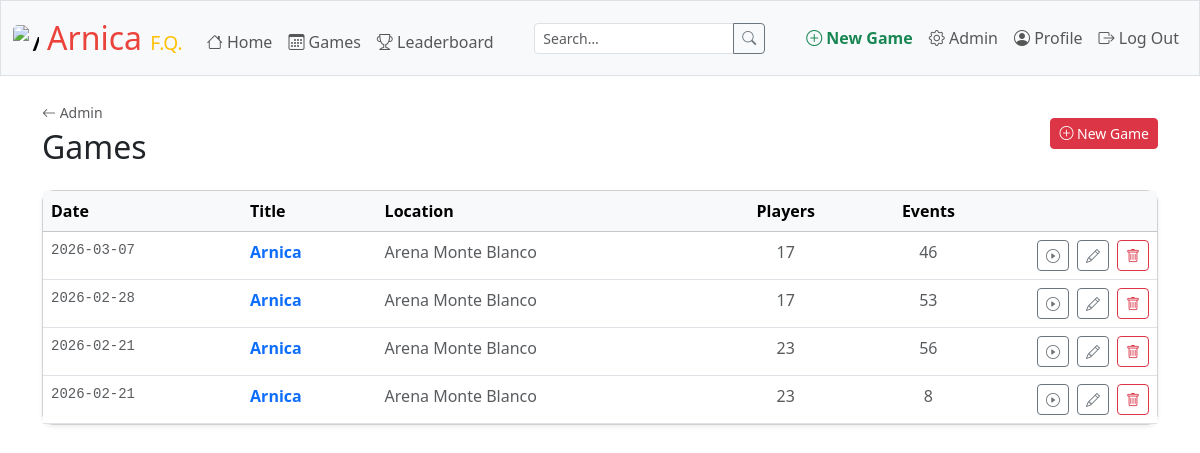
Screenshot of /admin/games (signed in) with the database file from the repository.
### tables this page shows
CREATE TABLE games (
    id          INTEGER PRIMARY KEY AUTOINCREMENT NOT NULL,
    title       TEXT NOT NULL,
    date        DATE NOT NULL,
    youtube_url TEXT,
    location_id INTEGER NOT NULL,
    video_start TEXT CHECK(video_start GLOB '[0-9][0-9]:[0-9][0-9]:[0-9][0-9]'),
    video_end   TEXT CHECK(video_end   GLOB '[0-9][0-9]:[0-9][0-9]:[0-9][0-9]'),
    FOREIGN KEY(location_id) REFERENCES locations(id) ON DELETE RESTRICT
);

### app.py (the view)
@app.route("/admin/games")
@login_required
@role_required("admin", "editor")
def admin_games():
    games = db.execute("""
        SELECT g.id, g.title, g.date, l.name AS location,
               COUNT(DISTINCT pr.person_id) AS player_count,
               COUNT(DISTINCT e.id) AS event_count
        FROM games g
        JOIN locations l ON l.id = g.location_id
        LEFT JOIN presences pr ON pr.game_id = g.id
        LEFT JOIN events e ON e.game_id = g.id
        GROUP BY g.id
        ORDER BY g.date DESC
    """)
    return render_template("admin/games.html", games=games)

### app.py (called while the page is built)
@app.after_request
def after_request(response):
    response.headers["Cache-Control"] = "no-cache, no-store, must-revalidate"
    response.headers["Expires"] = 0
    response.headers["Pragma"] = "no-cache"
    return response

### helpers.py (called while the page is built)
def login_required(f):
    @wraps(f)
    def decorated_function(*args, **kwargs):
        if session.get("user_id") is None:
            return redirect("/login")
        return f(*args, **kwargs)
    return decorated_function

def role_required(*roles):
    def decorator(f):
        @wraps(f)
        def decorated_function(*args, **kwargs):
            if session.get("role") not in roles:
                return apology("Access denied", 403)
            return f(*args, **kwargs)
        return decorated_function
    return decorator

### templates/admin/games.html (shortened to what this page needs)
{% extends "layout.html" %}
{% block main %}
<div class="d-flex justify-content-between align-items-center mb-4">
    <div>
        <a href="/admin" class="text-muted small text-decoration-none"><i class="bi bi-arrow-left"></i> Admin</a>
        <h2 class="mb-0 mt-1">Games</h2>
    </div>
    <a href="/games/register" class="btn btn-danger btn-sm">
        <i class="bi bi-plus-circle"></i> New Game
    </a>
</div>
<div class="card shadow-sm">
    <div class="table-responsive">
        <table class="table table-hover mb-0">
            <thead class="table-light">
                <tr>
                    <th>Date</th>
                    <th>Title</th>
                    <th>Location</th>
                    <th class="text-center">Players</th>
                    <th class="text-center">Events</th>
                    <th style="width:160px"></th>
                </tr>
            </thead>
            <tbody>
                {% for game in games %}
                    <tr>
                        <td class="text-muted small font-monospace">{{ game.date }}</td>
                        <td>
                            <a href="/games/{{ game.id }}" class="text-decoration-none fw-semibold">
                                {{ game.title }}
                            </a>
                        </td>
                        <td class="text-muted">{{ game.location }}</td>
                        <td class="text-center text-muted">{{ game.player_count }}</td>
                        <td class="text-center text-muted">{{ game.event_count }}</td>
                        <td>
                            <div class="d-flex gap-2 justify-content-end">
                                <a href="/games/{{ game.id }}/events"
                                   class="btn btn-sm btn-outline-secondary"
                                   title="Log events">
                                    <i class="bi bi-play-circle"></i>
                                </a>
                                <a href="/admin/games/{{ game.id }}/edit"
                                   class="btn btn-sm btn-outline-secondary"
                                   title="Edit">
                                    <i class="bi bi-pencil"></i>
                                </a>
                                {% if session.get("role") == "admin" %}
                                    <form action="/admin/games/{{ game.id }}/delete" method="post"
                                          onsubmit="return confirm('Delete {{ game.title }}? All events and presences will be lost.')">
                                        <button class="btn btn-sm btn-outline-danger" type="submit" title="Delete">
                                            <i class="bi bi-trash"></i>
                                        </button>
                                    </form>
                                {% endif %}
                            </div>
                        </td>
                    </tr>
                {% else %}
                    <tr>
                        <td colspan="6" class="text-center text-muted py-4">No games yet.</td>
                    </tr>
                {% endfor %}
            </tbody>
        </table>
    </div>
</div>
{% endblock %}

### static/styles.css (style rules this page uses)
.card { border-radius: 0.75rem; }

### rows the page displays
games: date "2026-03-07", title "Arnica", location "Arena Monte Blanco", player_count "17", event_count "46"
games: date "2026-02-28", title "Arnica", location "Arena Monte Blanco", player_count "17", event_count "53"
games: date "2026-02-21", title "Arnica", location "Arena Monte Blanco", player_count "23", event_count "56"
games: date "2026-02-21", title "Arnica", location "Arena Monte Blanco", player_count "23", event_count "8"
